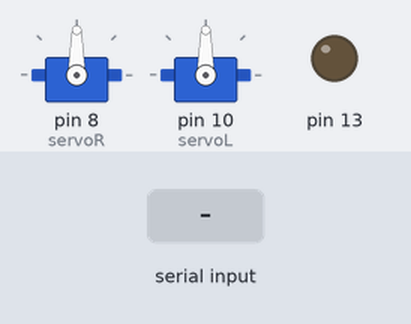
Simulated run of this sketch. Board: Arduino Uno, built with avr-gcc and run on an emulated ATmega328P. Parts: 2 × servo, output pins drawn as LEDs (lit = HIGH). Inputs (shaded band) come from the test bench.

Above: at 1.2 s.
1.3 s: "0" received over Serial
At 1.9 s:
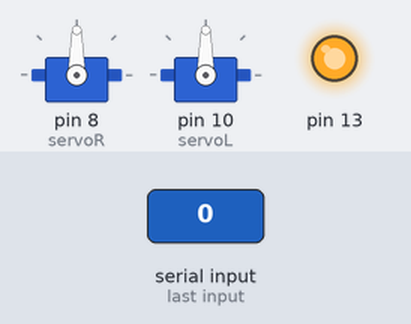
2.8 s: byte 54 (54) received over Serial
At 4.0 s:
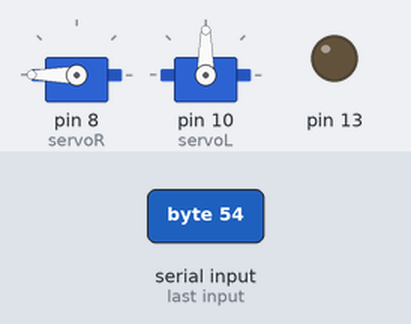
4.3 s: "1" received over Serial
At 5.4 s:
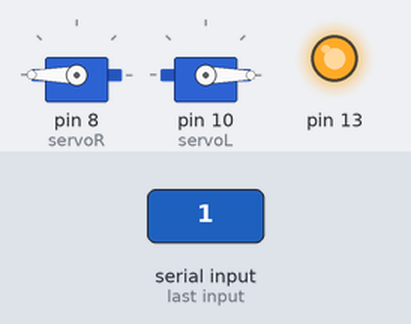
5.8 s: "2" received over Serial
At 6.5 s:
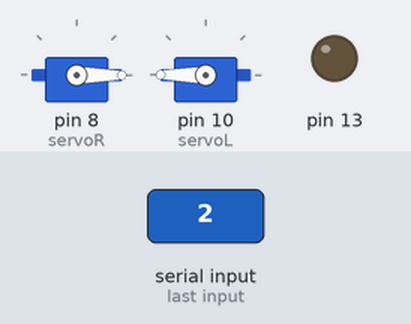
7.3 s: "3" received over Serial
At 7.6 s:
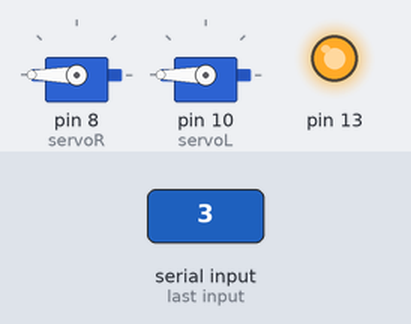
8.8 s: "4" received over Serial
At 10.0 s:
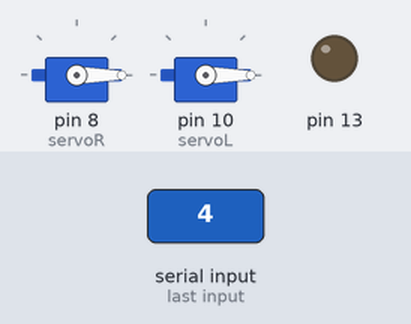
Timing chart, 0 to 11.3 s (numbered marks = the images above; inputs shaded):
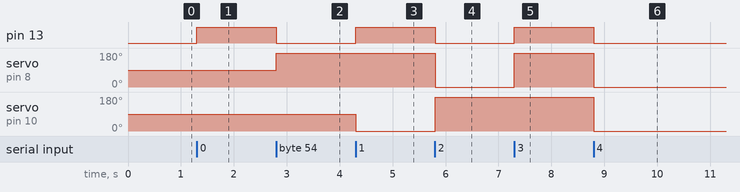

Measured:
- after the input at 1.3 s, pin 13: LOW → HIGH at once
- after the input at 2.8 s, pin 13: HIGH → LOW at once; servo on pin 8 (servoR): 90° → 180° at once
- after the input at 4.3 s, pin 13: LOW → HIGH at once; servo on pin 10 (servoL): 90° → 0° at once
- after the input at 5.8 s, pin 13: HIGH → LOW at once; servo on pin 8 (servoR): 180° → 0° at once; servo on pin 10 (servoL): 0° → 180° at once
- after the input at 7.3 s, pin 13: LOW → HIGH at once; servo on pin 8 (servoR): 0° → 180° at once
- after the input at 8.8 s, pin 13: HIGH → LOW at once; servo on pin 8 (servoR), servo on pin 10 (servoL): 180° → 0° at once

The sketch:

text_arduino.ino
```cpp
#include <Servo.h>

// recall that 0 is 48, 1 is 49, etc...

/**
 * Variables representing the two servos
 */
Servo servoR;
Servo servoL;
int state;
void setup() {
  Serial.begin(9600);
  servoR.attach(8);
  servoL.attach(10);

  pinMode(13, OUTPUT);
  state = 0;
}

void loop() {
  byte a = (byte)Serial.read();
  switch (a) {
  case 48: // 0 in other system
    servoR.write(90);
    servoL.write(90);
    state = !state;
    break;
  case 49: // 1 in other system
    servoR.write(180);
    servoL.write(0);
    state = !state;
    break;
  case 50: // 2 in other system
    servoR.write(0);
    servoL.write(180);
    state = !state;
    break;
  case 51: // 3 in other system
    servoR.write(180);
    servoL.write(180);
    state = !state;
    break;
  case 52: // 4 in other system
    servoR.write(0);
    servoL.write(0);
    state = !state;
    break;
  case 53: // 5 in other system
    servoL.write(0);
    state = !state;
    break;
  case 54: // 6 in other system
    servoR.write(180);
    state = !state;
    break;
  }

  if (state == 1)
    digitalWrite(13, HIGH);
  else
    digitalWrite(13, LOW);
}
```
